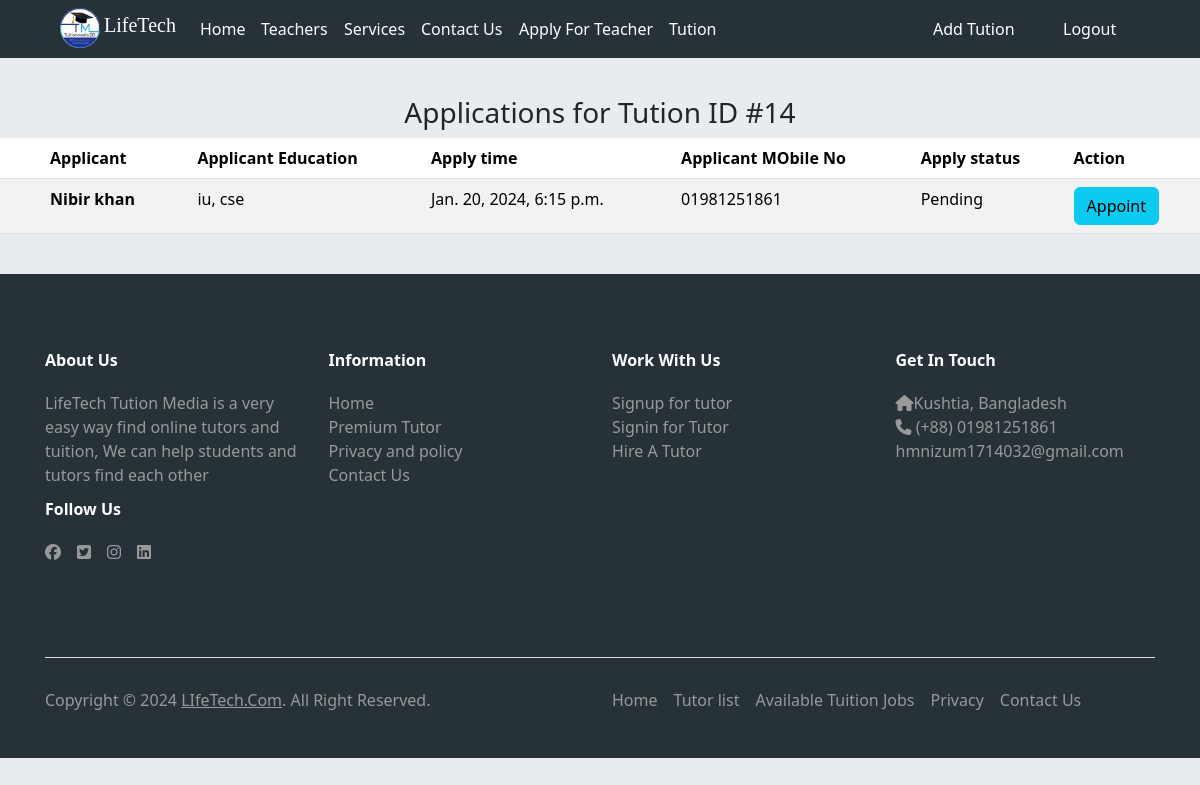
The page /apply/application/14/ (signed in) on the database as committed earlier.
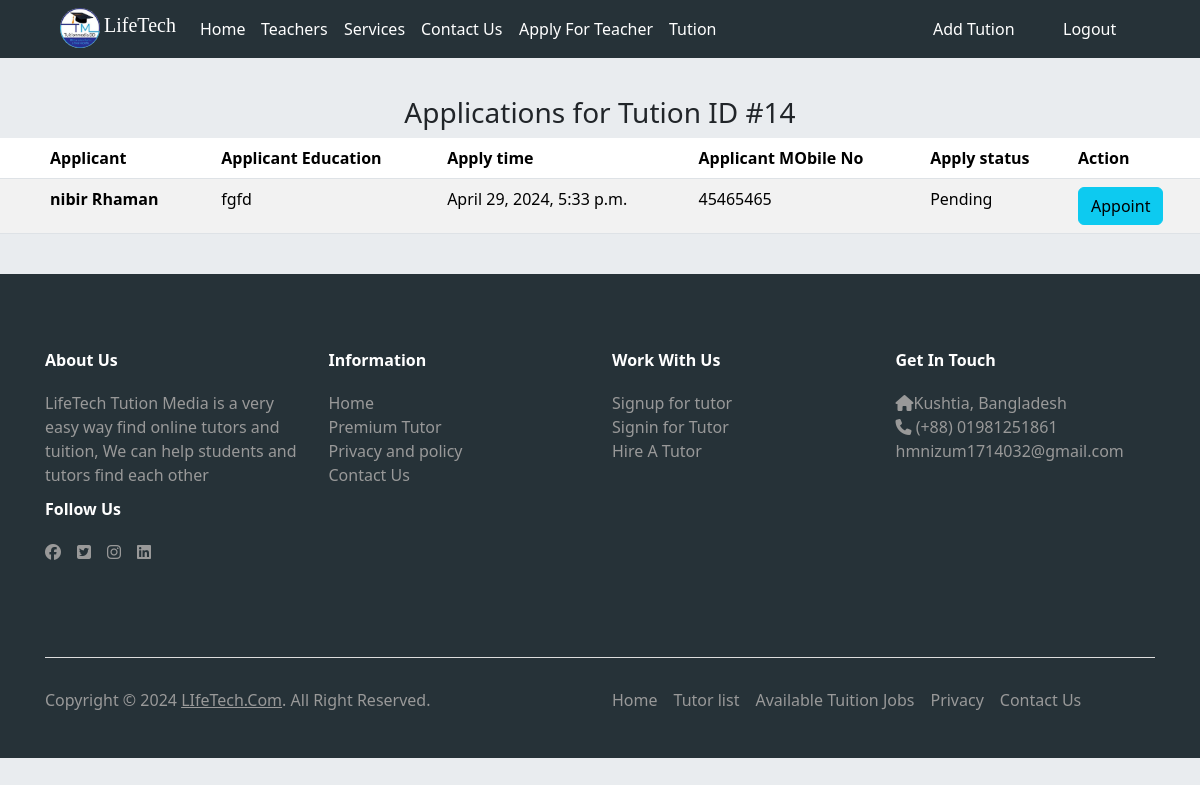
The same page on the database as committed later.
### tution/models.py (models this page shows)
class TutionModel(models.Model):
    tutionclass = models.ManyToManyField(TutionClassModel)
    subject = models.CharField(max_length=100)
    weekly_day = models.IntegerField()
    daily_time = models.IntegerField()
    location = models.CharField(max_length=200)
    fee = models.IntegerField()
    tution_status = models.CharField(max_length=30, choices=TUTION_STATUS, default='Running')

### apply_tution/models.py (models this page shows, shortened)
class ApplicationModel(models.Model):
    applicant = models.ForeignKey(ApplicantModel, on_delete=models.CASCADE)
    tution = models.ForeignKey(TutionModel, on_delete=models.CASCADE)
    appaly_status = models.CharField(max_length=30, choices=APPALY_STATUS, default='Pending')
    created_time = models.DateTimeField(auto_now_add=True)
    cancel = models.BooleanField(default=False)

### users/models.py (models this page shows)
class ApplicantModel(models.Model):
    user = models.OneToOneField(User, on_delete=models.CASCADE)
    mobile_no = models.CharField(max_length=12)
    educational_qualification = models.TextField()
    def __str__(self):
        return f"{self.user.first_name} {self.user.last_name}"

### apply_tution/views.py (the view)
# urls.py: path('application/<int:tution_id>/', admin_all_applications_views, name='application'),
@user_passes_test(lambda u: u.is_superuser)
def admin_all_applications_views(request, tution_id):
    tution = get_object_or_404(TutionModel, pk=tution_id)
    applications = ApplicationModel.objects.filter(tution=tution)
    return render(request, 'all_applications.html', {'applications': applications, 'tution': tution})

### apply_tution/templates/all_applications.html (shortened to what this page needs)
{% extends "base.html" %}
{% load static %}
{% block content %}
<div class="text-center mt-3">
  <h3>Applications for Tution ID #{{tution.id}}</h3>
</div>
<div class="bg-body-secondary pb-4">
  <div class="table-responsive">
      {% if applications %}
        <table class="table table-striped table-hover w-100 bg-body-secondary">
            <thead>
        <tr style="padding-left: 50px;">
            <th style="padding-left: 50px;" scope="col">Applicant</th>
            <th scope="col">Applicant Education</th>
            <th scope="col">Apply time</th>
            <th scope="col">Applicant MObile No</th>
            <th scope="col">Apply status</th>
            <th scope="col">Action</th>
          </tr>
        </thead>
        <tbody>
            {% for i in applications %}
            <tr>
                <th style="padding-left: 50px;" scope="row">{{i.applicant}}</th>
                <td>{{i.applicant.educational_qualification}}</td>
                <td>{{i.created_time}}</td>
                <td>{{i.applicant.mobile_no}}</td>
                <td>{{i.appaly_status}}</td>
                <td><a class="btn btn-info" href="{% url 'confirm_application' i.id %}">Appoint </a></td>
              </tr>
            {% endfor %}
        </tbody>
    </table>
    {% endif %}
</div>
</div>
{% endblock content %}

### templates/base.html (shortened to what this page needs)
<!doctype html>
{% load static %}
<html lang="en">
  <head>
    <link href="https://cdn.jsdelivr.net/npm/bootstrap@5.3.2/dist/css/bootstrap.min.css" rel="stylesheet">
    <link rel="stylesheet" href="https://cdnjs.cloudflare.com/ajax/libs/font-awesome/6.5.1/css/all.min.css" />
    <link rel="stylesheet" href="{% static 'css/style.css' %}">
    <link href="https://cdn.jsdelivr.net/npm/swiffy-slider@1.6.0/dist/css/swiffy-slider.min.css" rel="stylesheet">
  </head>
  <body class="bg-body-secondary">
    <section class="mb-5 pb-5">
        <nav class="fixed-top mb-5 navbar navbar-expand-lg ps-md-5" style="background: #263238;">
            <div class="container-fluid">
              <div class="d-flex gap-1">
                <img style=" width: 40px; height: 40px; border-radius: 20px;" src="{% static 'images/logo1.jpg' %}" alt="">
                <h3 style="font-family: 'Lucida Handwriting', cursive;" class="navbar-brand text-white">LifeTech</h3>
              </div>
              <div class="collapse navbar-collapse" id="navbarSupportedContent">
                <ul class="navbar-nav me-auto mb-2 mb-lg-0">
                  <li class="nav-item">
                    <a class="nav-link active text-white hvr-underline-from-left" aria-current="page" href="{% url 'home' %}">Home</a>
                  </li>
                  <li class="nav-item">
                    <a class="nav-link active text-white hvr-underline-from-left" aria-current="page" href="{% url 'teachers' %}">Teachers</a>
                  </li>
                  <li class="nav-item">
                    <a class="nav-link active text-white hvr-underline-from-left" aria-current="page" href="{% url 'service' %}">Services</a>
                  </li>
                  <li class="nav-item">
                    <a class="nav-link active text-white hvr-underline-from-left" aria-current="page" href="{% url 'contact' %}">Contact Us</a>
                  </li>
                  <li class="nav-item">
                    <a class="nav-link active text-white hvr-underline-from-left"  aria-current="page" href="{% url 'add_tution' %}">Apply For Teacher</a>
                  </li>
                  {% if request.user.is_authenticated %}
                  <li class="nav-item">
                    <a class="nav-link active text-white hvr-underline-from-left"  aria-current="page" href="{% url 'seeTution' %}">Tution</a>
                  </li>
                  {% endif %}
                </ul>
                <div class="d-flex">
                  <ul class="navbar-nav me-auto mb-2 mb-lg-0">
                    {% if request.user.is_authenticated %}
                      {% if request.user.is_superuser %}
                        <li class="nav-item  mx-3">
                            <a class="nav-link text-white hvr-underline-from-left" href="{% url 'add_tution' %}">Add Tution</a>
                        </li>
                        <li class="nav-item mx-3">
                          <a class="nav-link text-white hvr-underline-from-left" href="{% url 'logout' %}">Logout</a>
                        </li>
                    {% endif %}
                    <li class="nav-item mx-3">
                      <a class="nav-link text-white btn btn-danger" href=""></a>
                    </li>
                    {% endif %}
                  </ul>
                </div>
              </div>
            </div>
          </nav>
    </section>
    {% block content %}{% endblock content %}
   <div class="footer_area">
    <div class="container container12">
        <div class="footer_top">
            <div class="row">
                <div class="col-lg-3 col-md-6">
                    <div style="color: #999999;" class="single_footer">
                        <h3 style="color: white;">About Us</h3>
                        <p>LifeTech Tution Media is a very easy way find online tutors and tuition, We can help students and tutors find each other</p>
                        <div class="footer_social">
                            <h3 style="color: white;">Follow Us</h3>
                            <ul class="list-unstyled d-flex gap-3 text-decoration-none">
                                <li><a href="https://www.facebook.com/" target="_blank"><i class="fa-brands fa-facebook"></i></a></li>
                                <li><a href="https://twitter.com/i/flow/login" target="_blank"><i class="fa-brands fa-square-twitter"></i></a></li>
                                <li><a href="https://www.instagram.com/?hl=bn" target="_blank"><i class="fa-brands fa-instagram"></i></a></li>
                                <li><a href="https://www.linkedin.com/" target="_blank"><i class="fa-brands fa-linkedin"></i></a></li>
                            </ul>
                        </div>
                    </div>
                </div>
                <div class="col-lg-3 col-md-6">
                    <div style="color: #999999;" class="single_footer">
                        <h3 style="color: white;">Information</h3>
                        <ul class="list-unstyled">
                            <li><a href="{% url 'home' %}">Home</a></li>
                            <li><a href="{% url 'teachers' %}">Premium Tutor</a></li>
                            <li><a href="#">Privacy and policy</a></li>
                            <li><a href="{% url 'contact' %}">Contact Us</a></li>
                        </ul>
                    </div>
                </div>
                <div class="col-lg-3 col-md-6">
                    <div style="color: #999999;" class="single_footer">
                        <h3 style="color: white;">Work With Us</h3>
                        <ul class="list-unstyled">
                          <li><a href="{% url 'register' %}">Signup for tutor</a></li>
                          <li><a class="text-decoration-none" href="{% url 'login' %}">Signin for Tutor</a></li>
                            <li><a href="{% url 'seeTution' %}">Hire A Tutor</a></li>
                        </ul>
                    </div>
                </div>
                <div class="col-lg-3 col-md-6">
                    <div style="color: #999999;" class="single_footer column_3">
                        <h3 style="color: white;">Get in touch</h3>
                        <ul class="list-unstyled">
                            <li><i class="fa fa-home mr-2"></i>Kushtia, Bangladesh </li>
                            <li><i class="fa fa-phone mr-2"></i> (+88) 01981251861</li> <li><a href="">hmnizum1714032@gmail.com</a></li>
                        </ul>
                        <div class="footer-payment">
                        </div>
                    </div>
                </div>
            </div>
        </div>
        <div class="copyright_area">
            <div class="row">
                <div class="col-lg-6 col-md-12">
                    <div style="color: #999999;" class="copyright_conent">
                        <p>Copyright © 2024 <a id="Life" href="https://lifetech-tution.onrender.com/">LIfeTech.Com</a>. All Right Reserved.</p>
                    </div>
                </div>
                <div class="col-lg-6 col-md-12">
                    <div style="color: #999999;" class="single_footer footer_menu text-right d-flex">
                        <ul class="list-unstyled d-flex gap-3">
                            <li><a href="{% url 'home' %}">Home</a></li>
                            <li><a href="{% url 'teachers' %}">Tutor list</a></li>
                            <li><a href="{% url 'seeTution' %}">Available Tuition Jobs</a></li>
                            <li><a href="#">Privacy</a></li> <li><a href="#">Contact Us</a></li>
                        </ul>
                    </div>
                </div>
            </div>
        </div>
    </div>
</div>
  </body>
</html>

### static/css/style.css (style rules this page uses)
.footer_area { background: #263238; }
div { display: block; }
.container { width: 100%; padding-right: 15px; padding-left: 15px; margin-right: auto; margin-left: auto; }
.single_footer ul li a, .single_footer ul li { color: #999; text-decoration: none; }
#Life { color: #999999; }
.footer_top { padding: 80px 0 77px; border-bottom: 1px solid #ddd; }
.copyright_area { padding: 30px 0; }
.single_footer h3 { font-size: 16px; text-transform: capitalize; font-weight: 600; line-height: 12px; margin-bottom: 25px; color: #fff; }

### templates/base.html (style rules this page uses)
.footer_area { background: #263238; }
.container12 { width: 100%; padding-right: 15px; padding-left: 15px; margin-right: auto; margin-left: auto; }
.single_footer ul li a, .single_footer ul li { color: #999; text-decoration: none; }
#Life { color: #999999; }
.footer_top { padding: 80px 0 77px; border-bottom: 1px solid #ddd; }
.copyright_area { padding: 30px 0; }
.single_footer h3 { font-size: 16px; text-transform: capitalize; font-weight: 600; line-height: 12px; margin-bottom: 25px; color: #fff; }
.hvr-underline-from-left { display: inline-block; vertical-align: middle; -webkit-transform: perspective(1px) translateZ(0); transform: perspective(1px) translateZ(0); box-shadow: 0 0 1px rgba(0, 0, 0, 0); position: relative; overflow: hidden; }
.hvr-underline-from-left:before { content: ""; position: absolute; z-index: -1; left: 0; right: 100%; bottom: 0; background: #2098D1; height: 4px; -webkit-transition-property: right; transition-property: right; -webkit-transition-duration: 0.3s; transition-duration: 0.3s; -webkit-transition-timing-function: ease-out; transition-timing-function: ease-out; }

Rows that differ between the two databases and show on the page:
removed ApplicationModel: applicant "Nibir khan", applicant.educational_qualification "iu, cse", created_time "Jan. 20, 2024, 6:15 p.m.", applicant.mobile_no "01981251861", appaly_status "Pending"
added ApplicationModel: applicant "nibir Rhaman", applicant.educational_qualification "fgfd", created_time "April 29, 2024, 5:33 p.m.", applicant.mobile_no "45465465", appaly_status "Pending"
